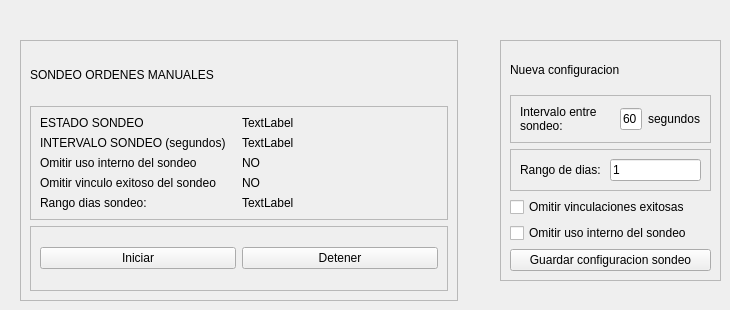
            <widget class="QWidget" name="configuracion">
             <widget class="QFrame" name="frame_28">
              <property name="geometry">
               <rect>
                <x>20</x>
                <y>40</y>
                <width>438</width>
                <height>261</height>
               </rect>
              </property>
              <property name="frameShape">
               <enum>QFrame::StyledPanel</enum>
              </property>
              <property name="frameShadow">
               <enum>QFrame::Raised</enum>
              </property>
              <layout class="QVBoxLayout" name="verticalLayout_31">
               <item>
                <widget class="QLabel" name="label_68">
                 <property name="maximumSize">
                  <size>
                   <width>16777215</width>
                   <height>50</height>
                  </size>
                 </property>
                 <property name="text">
                  <string>SONDEO ORDENES MANUALES</string>
                 </property>
                </widget>
               </item>
               <item>
                <widget class="QFrame" name="frame_29">
                 <property name="frameShape">
                  <enum>QFrame::StyledPanel</enum>
                 </property>
                 <property name="frameShadow">
                  <enum>QFrame::Raised</enum>
                 </property>
                 <layout class="QGridLayout" name="gridLayout_21">
                  <item row="2" column="0">
                   <widget class="QLabel" name="label_61">
                    <property name="text">
                     <string>Omitir uso interno del sondeo</string>
                    </property>
                   </widget>
                  </item>
                  <item row="0" column="1">
                   <widget class="QLabel" name="label_71">
                    <property name="text">
                     <string>TextLabel</string>
                    </property>
                   </widget>
                  </item>
                  <item row="0" column="0">
                   <widget class="QLabel" name="label_70">
                    <property name="text">
                     <string>ESTADO SONDEO</string>
                    </property>
                   </widget>
                  </item>
                  <item row="2" column="1">
                   <widget class="QLabel" name="label_75">
                    <property name="text">
                     <string>NO</string>
                    </property>
                   </widget>
                  </item>
                  <item row="3" column="0">
                   <widget class="QLabel" name="label_67">
                    <property name="text">
                     <string>Omitir vinculo exitoso del sondeo</string>
                    </property>
                   </widget>
                  </item>
                  <item row="3" column="1">
                   <widget class="QLabel" name="label_76">
                    <property name="text">
                     <string>NO</string>
                    </property>
                   </widget>
                  </item>
                  <item row="1" column="1">
                   <widget class="QLabel" name="label_73">
                    <property name="text">
                     <string>TextLabel</string>
                    </property>
                   </widget>
                  </item>
                  <item row="1" column="0">
                   <widget class="QLabel" name="label_72">
                    <property name="text">
                     <string>INTERVALO SONDEO (segundos)</string>
                    </property>
                   </widget>
                  </item>
                  <item row="4" column="0">
                   <widget class="QLabel" name="label_80">
                    <property name="text">
                     <string>Rango dias sondeo:</string>
                    </property>
                   </widget>
                  </item>
                  <item row="4" column="1">
                   <widget class="QLabel" name="lb_rango_dias">
                    <property name="text">
                     <string>TextLabel</string>
                    </property>
                   </widget>
                  </item>
                 </layout>
                </widget>
               </item>
               <item>
                <widget class="QFrame" name="frame_30">
                 <property name="frameShape">
                  <enum>QFrame::StyledPanel</enum>
                 </property>
                 <property name="frameShadow">
                  <enum>QFrame::Raised</enum>
                 </property>
                 <layout class="QHBoxLayout" name="horizontalLayout_35">
                  <item>
                   <widget class="QPushButton" name="btn_iniciar_sondeo_manual">
                    <property name="minimumSize">
                     <size>
                      <width>50</width>
                      <height>0</height>
                     </size>
                    </property>
                    <property name="maximumSize">
                     <size>
                      <width>16777215</width>
                      <height>16777215</height>
                     </size>
                    </property>
                    <property name="text">
                     <string>Iniciar</string>
                    </property>
                   </widget>
                  </item>
                  <item>
                   <widget class="QPushButton" name="btn_detener_sondeo_manual">
                    <property name="minimumSize">
                     <size>
                      <width>50</width>
                      <height>0</height>
                     </size>
                    </property>
                    <property name="text">
                     <string>Detener</string>
                    </property>
                   </widget>
                  </item>
                 </layout>
                </widget>
               </item>
              </layout>
             </widget>
             <widget class="QFrame" name="frame_31">
              <property name="geometry">
               <rect>
                <x>500</x>
                <y>40</y>
                <width>221</width>
                <height>241</height>
               </rect>
              </property>
              <property name="frameShape">
               <enum>QFrame::StyledPanel</enum>
              </property>
              <property name="frameShadow">
               <enum>QFrame::Raised</enum>
              </property>
              <layout class="QVBoxLayout" name="verticalLayout_32">
               <item>
                <widget class="QLabel" name="label_74">
                 <property name="text">
                  <string>Nueva configuracion</string>
                 </property>
                </widget>
               </item>
               <item>
                <widget class="QFrame" name="frame_27">
                 <property name="frameShape">
                  <enum>QFrame::StyledPanel</enum>
                 </property>
                 <property name="frameShadow">
                  <enum>QFrame::Raised</enum>
                 </property>
                 <layout class="QHBoxLayout" name="horizontalLayout_36">
                  <item>
                   <widget class="QLabel" name="label_63">
                    <property name="text">
                     <string>Intervalo entre sondeo:</string>
                    </property>
                    <property name="wordWrap">
                     <bool>true</bool>
                    </property>
                   </widget>
                  </item>
                  <item>
                   <widget class="QLineEdit" name="txt_intervalo_sondeo_manual">
                    <property name="maximumSize">
                     <size>
                      <width>50</width>
                      <height>16777215</height>
                     </size>
                    </property>
                    <property name="text">
                     <string>60</string>
                    </property>
                   </widget>
                  </item>
                  <item>
                   <widget class="QLabel" name="label_69">
                    <property name="text">
                     <string>segundos</string>
                    </property>
                   </widget>
                  </item>
                 </layout>
                </widget>
               </item>
               <item>
                <widget class="QFrame" name="frame_32">
                 <property name="frameShape">
                  <enum>QFrame::StyledPanel</enum>
                 </property>
                 <property name="frameShadow">
                  <enum>QFrame::Raised</enum>
                 </property>
                 <layout class="QHBoxLayout" name="horizontalLayout_37">
                  <item>
                   <widget class="QLabel" name="label_64">
                    <property name="text">
                     <string>Rango de dias: </string>
                    </property>
                   </widget>
                  </item>
                  <item>
                   <widget class="QLineEdit" name="txt_rango_dias">
                    <property name="enabled">
                     <bool>true</bool>
                    </property>
                    <property name="text">
                     <string>1</string>
                    </property>
                   </widget>
                  </item>
                 </layout>
                </widget>
               </item>
               <item>
                <widget class="QCheckBox" name="ch_omitir_vinculo">
                 <property name="text">
                  <string>Omitir vinculaciones exitosas</string>
                 </property>
                </widget>
               </item>
               <item>
                <widget class="QCheckBox" name="ch_omitir_uso_carp">
                 <property name="text">
                  <string>Omitir uso interno del sondeo</string>
                 </property>
                </widget>
               </item>
               <item>
                <widget class="QPushButton" name="btn_actualizar_config_sondeo">
                 <property name="text">
                  <string>Guardar configuracion sondeo</string>
                 </property>
                </widget>
               </item>
              </layout>
             </widget>
            </widget>
